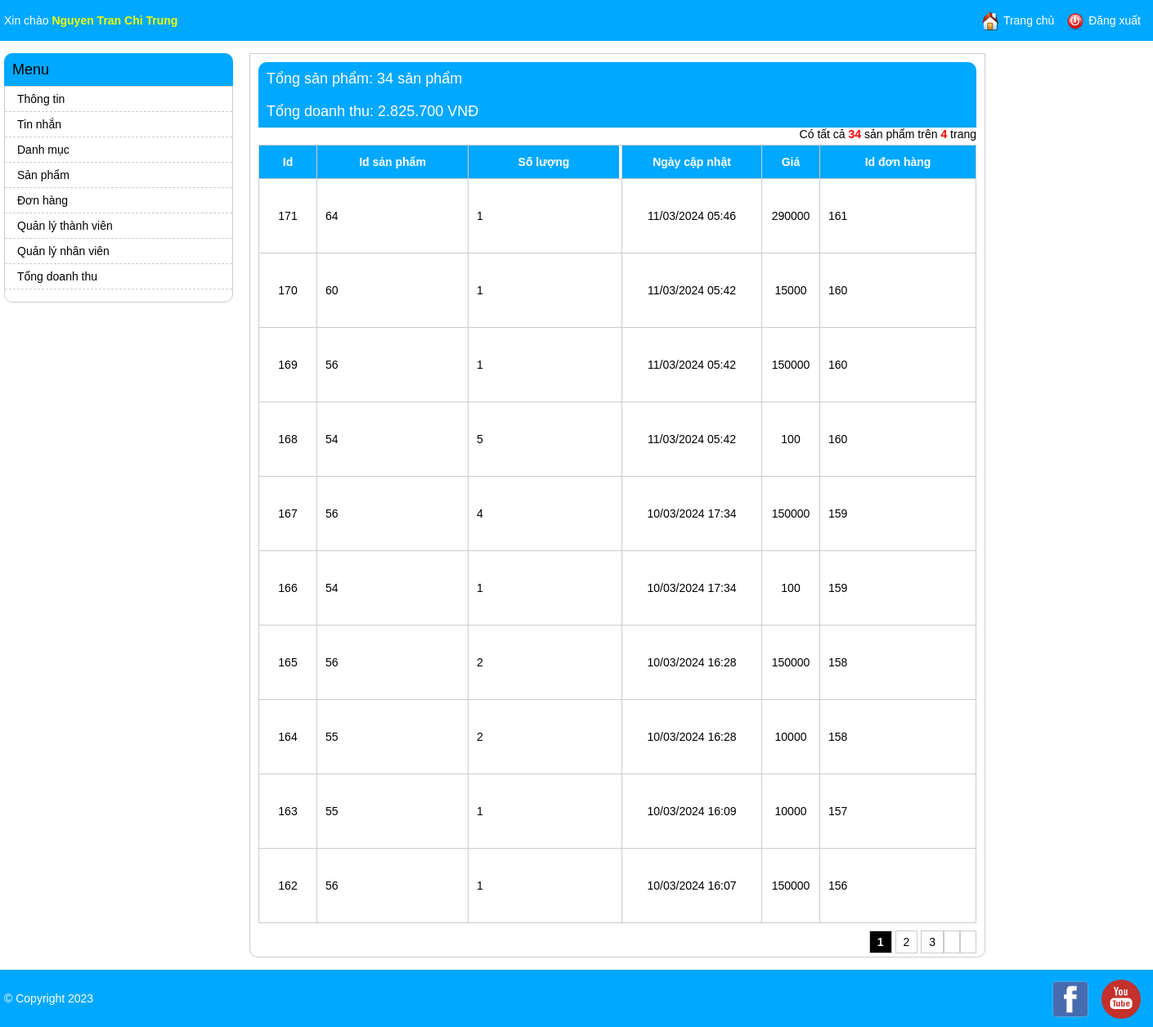
/admin/sum.php (signed in), run on the app's committed database.
### tables this page shows
CREATE TABLE `order_detail` (
  `id` int(11) NOT NULL,
  `order_id` int(11) NOT NULL,
  `product_id` int(11) DEFAULT NULL,
  `quantity` int(11) NOT NULL,
  `price` int(11) NOT NULL,
  `created_time` int(11) NOT NULL,
  `last_updated` int(11) NOT NULL
);

### admin/sum.php (the view, shortened to what this page needs)
<?php
include '../connect_db.php';
$result = mysqli_query($con, "SELECT COUNT(id),SUM(price) FROM order_detail;");
include 'header.php';
?>
<!DOCTYPE html>
<html lang="en">
<head>
  <link rel="stylesheet" href="css/admin_style.css">
</head>
<body>
  <div class="main-content">
  <div class="listing-items">
    <?php
    $item_per_page = (!empty($_GET['per_page'])) ? $_GET['per_page'] : 10;
    $current_page = (!empty($_GET['page'])) ? $_GET['page'] : 1;
    $offset = ($current_page - 1) * $item_per_page;
    if(!empty($where)){
      $totalRecords = mysqli_query($con, "SELECT * FROM `order_detail` where (".$where.")");
    }else{
      $totalRecords = mysqli_query($con, "SELECT * FROM `order_detail`");
    }
    $totalRecords = $totalRecords->num_rows;
    $totalPages = ceil($totalRecords / $item_per_page);
    if(!empty($where)){
      $sum = mysqli_query($con, "SELECT * FROM `order_detail` where (".$where.") ORDER BY `id` DESC LIMIT " . $item_per_page . " OFFSET " . $offset);
    }else{
      $sum = mysqli_query($con, "SELECT * FROM `order_detail` ORDER BY `id` DESC LIMIT " . $item_per_page . " OFFSET " . $offset);
    }
    while ($row = mysqli_fetch_array($result)) {
    ?>
      <h1>
        Tổng sản phẩm: <?php echo $row['COUNT(id)'] . " sản  phẩm" ?><br>
        Tổng doanh thu: <?php echo  number_format($row['SUM(price)'], 0, ",", "."). " VNĐ" ?>
      </h1>
    <?php
    }
    ?>
<div class="total-items">
            <span>Có tất cả <strong><?=$totalRecords?></strong> sản phẩm trên
                <strong><?=$totalPages?></strong> trang</span>
        </div>
    <ul>
      <li class="listing-item-heading">
        <div class="listing-prop listing-id">Id</div>
        <div class="listing-prop listing-name"> Id đơn hàng</div>
        <div class="listing-prop listing-address">Id sản phẩm</div>
        <div class="listing-prop listing-address">
          Số lượng
        </div>
        <div class="listing-prop listing-button">
          Giá
        </div>
        <div class="listing-prop listing-time">Ngày cập nhật</div>
  </li>
      <tbody>
        <?php
        while ($row = mysqli_fetch_assoc($sum)) :
        ?>
<li>
          <div class="listing-prop listing-id"><?= $row['id'] ?></div>
          <div class="listing-prop listing-name"><?= $row['order_id'] ?></div>
          <div class="listing-prop listing-address"><?= $row['product_id'] ?></div>
          <div class="listing-prop listing-phone"><?= $row['quantity'] ?></div>
          <div class="listing-prop listing-button"><?= $row['price'] ?></div>
          <div class="listing-prop listing-time"><?= date('d/m/Y H:i', $row['last_updated']) ?></div>
          </li>
        <?php endwhile; ?>
      </tbody>
    </ul>
    <?php
			include './pagination.php';
			?>
  </div>
  </div>
</body>
</html>
<?php
include './footer.php';
?>

### css/admin_style.css (style rules this page uses)
body { font-family: arial; padding: 0; margin: 0; font-size: 14px; }
h1 { text-align: center; }
.listing-items { padding: 10px; border: 1px solid #ccc; border-radius: 0 0 10px 10px; }
.listing-items ul { padding: 0; margin: 0; }
.listing-prop { float: right; border-left: 1px solid #ccc; line-height: 90px; padding: 0 10px; }
.listing-fullname, .listing-username, .listing-name { padding-left: 10px; border-right: 0; width: 170px; max-height: 90px; overflow: hidden; }
.listing-button { float: right; border-left: 1px solid #ccc; border-right: 0; padding: 0 10px; width: 50px; text-align: center; }
.listing-items ul li { list-style: none; border: 1px solid #ccc; border-top: 0; border-left: 0; }
.listing-items ul li:first-child { border-top: 1px solid #ccc; }
.listing-time { width: 150px; text-align: center; }
.listing-item-heading { text-align: center; font-weight: bold; }
.listing-item-heading .listing-prop { height: 40px; line-height: 40px; background: rgb(0, 168, 255); color: #FFF; }
.main-content { float: left; width: 900px; margin-left: 20px; }
.main-content h1 { margin: 0; text-align: left; background: rgb(0, 168, 255); color: #fff; font-size: 18px; font-weight: normal; line-height: 40px; border-radius: 10px 10px 0 0; padding: 0 10px; }
.total-items { margin-bottom: 5px; text-align: right; }
.total-items strong { color: red; }
.listing-address { float: left; width: 164px; }
.listing-phone { float: left; width: 151px; }
.listing-id { float: left; width: 50px; text-align: center; }

### data on the page
order_detail: id "171", order "161", product "64", quantity "1", price "290000", last_updated "11/03/2024 05:46"
order_detail: id "170", order "160", product "60", quantity "1", price "15000", last_updated "11/03/2024 05:42"
order_detail: id "169", order "160", product "56", quantity "1", price "150000", last_updated "11/03/2024 05:42"
order_detail: id "168", order "160", product "54", quantity "5", price "100", last_updated "11/03/2024 05:42"
order_detail: id "167", order "159", product "56", quantity "4", price "150000", last_updated "10/03/2024 17:34"
order_detail: id "166", order "159", product "54", quantity "1", price "100", last_updated "10/03/2024 17:34"
order_detail: id "165", order "158", product "56", quantity "2", price "150000", last_updated "10/03/2024 16:28"
order_detail: id "164", order "158", product "55", quantity "2", price "10000", last_updated "10/03/2024 16:28"
order_detail: id "163", order "157", product "55", quantity "1", price "10000", last_updated "10/03/2024 16:09"
order_detail: id "162", order "156", product "56", quantity "1", price "150000", last_updated "10/03/2024 16:07"

### other printed values
$user['fullname'] "Nguyen Tran Chi Trung"
$row['COUNT(id)'] "34"
$row['SUM(price)'] "2.825.700"
$totalRecords "34"
$totalPages "4"
